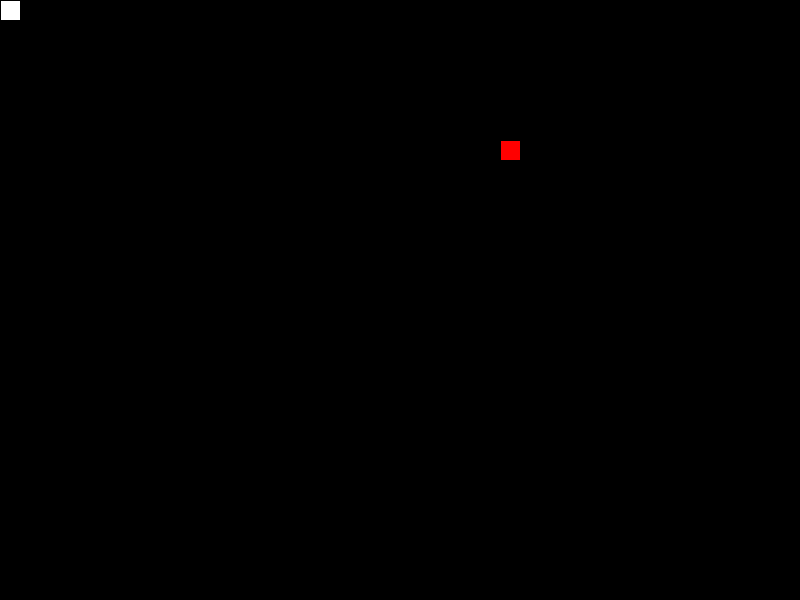
Frame 1 (no input)
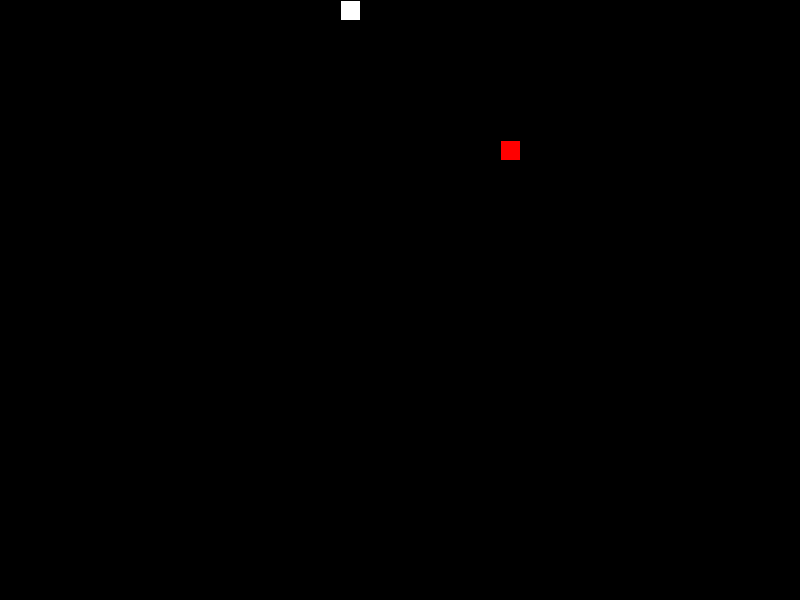
Frame 60 (the mouse pressed at the canvas centre just before this capture)
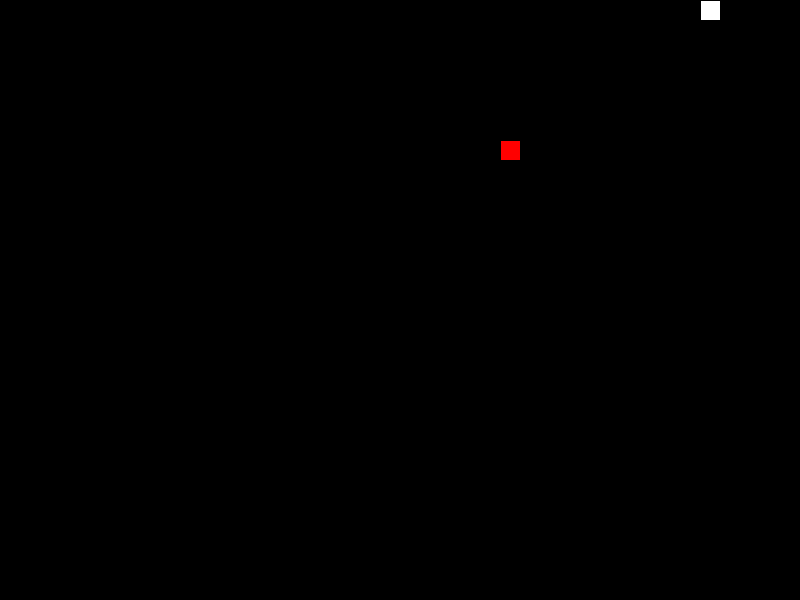
Frame 120 (the mouse held since frame 60 and released just before this capture)

The Processing sketch that drew these frames (run headless with seeded random() and noise(); from frame 60 on, the mouse is pressed at the canvas centre):

// Processing sketch: SnakeGame
// ── SnakeGame.pde
Snake s;
PVector food;
int scl= 20;

void setup() {
  size(800, 600);
  frameRate(10);
  s = new Snake();
  CreateFood();
}
void draw() {
  background(0);

  s.create();
  s.update();





  fill(255, 0, 0);
  rect(food.x, food.y, 20, 20);
}

void keyPressed() {
  if (keyCode == RIGHT) {
    if (s.xspeed != -1) {
      s.dir(1, 0);
    }
  }
  if (keyCode == LEFT) {
    if (s.xspeed != 1){
    s.dir(-1, 0);
    }
  }
  if (keyCode == UP) {
    if (s.yspeed != 1){
    s.dir(0, -1);
    }
  }
  if (keyCode == DOWN) {
    if (s.yspeed != -1){
    s.dir(0, 1);
    }
  }
}
void CreateFood() {
  int cols = floor(width/scl);
  int rows = floor(height/scl);
  food = new PVector(floor(random(cols)), floor(random(rows)));
  food.mult(scl);
}

// ── SnakeObj.pde
class Snake {

  int x=0;
  int y=0;
  float xspeed;
  float yspeed;
  ArrayList<PVector> tail= new ArrayList<PVector>(); 


  Snake(int x_, int y_)
  {
    x=x_;
    y=y_;
  }
  Snake() {
    xspeed=1;
  }

  boolean edges() {
    if (x > width || x < 0 || y > height || y < 0) return true;
    else return false;
  }
  void controlEdges(int  x, int y) {
    if (x > width) {
      rect(x - width, y, 20, 20);
    } else if (x < 0) {
      rect(x + width, y, 20, 20);
    } else if (y > height) {
      rect(x, y - height, 20, 20);
    } else if (y < 0) {
      rect(x, y + height, 20, 20);
    }
  }
  void resetEdges() {
    if (x > width) {
      x = 0;
    } else if (x < 0) {
      x = width-scl;
    } else if (y > height) {
      y = 0;
    } else if (y < 0) {
      y = height - scl;
    }
  }
  boolean isDead() {
    boolean check = false;
    for (int i = 0; i < tail.size(); i++) {
      PVector temp = tail.get(i);
      if (x == temp.x && y == temp.y) {
        check = true; 
        break;
      }
    }
    if (check) return true;
    else return false;
  }

  void create() {



    fill(255);
    for (int i = 0; i < tail.size(); i++ ) {
      PVector temp = tail.get(i);
      if (edges()) {
        controlEdges(int(temp.x), int(temp.y));
      } else {
        rect(temp.x, temp.y, 20, 20);
      }
    }
    if (edges()) {
      controlEdges(x, y);
    } else
      rect(x, y, scl, scl);
  }

  void dir(float x_, float y_) {
    xspeed=x_;
    yspeed=y_;
  }

  void update() {

    if (isDead()) {
      tail.clear();
    }

    if (s.eat(food)) {
      fill(255, 0, 0);
      CreateFood();
      tail.add(new PVector(x, y));
    } else {
      tail.add(new PVector(x, y));
      tail.remove(0);
    }


    if (edges()) {
      resetEdges();
    } else {
      x+=xspeed*scl;
      y+=yspeed*scl;
    }

    //x = constrain(x, 0, width-scl);
    // y = constrain(y, 0, height-scl);
  }

  boolean eat(PVector f) {
    float d = dist(x, y, f.x, f.y);
    if (d<1) {
      return true;
    } else 
    return false;
  }
}
